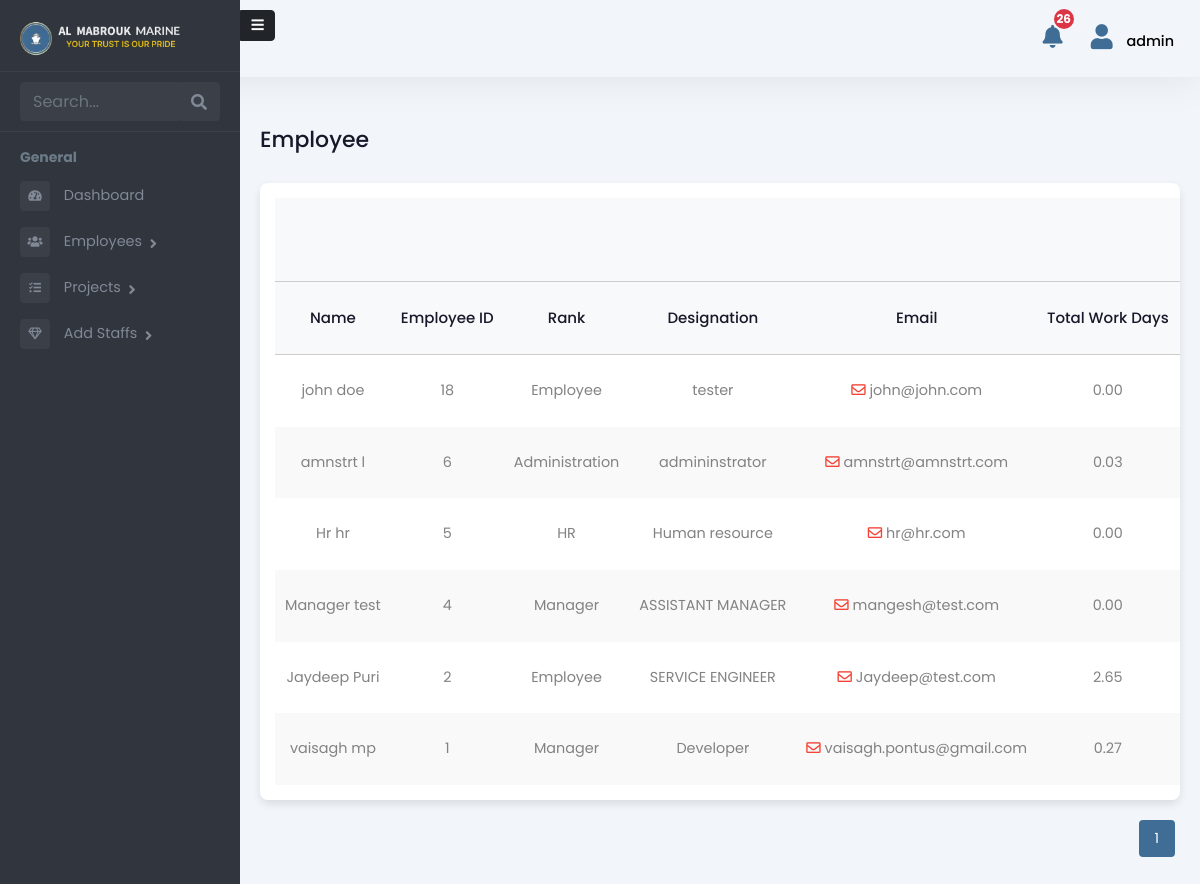
The app's page /admin-panel/employees/ (signed in) with its own data.
### Admin/models.py (models this page shows, shortened)
class Employee(models.Model):
    user = models.OneToOneField(User, on_delete=models.CASCADE, related_name='employee_profile')
    is_employee = models.BooleanField(default=False)
    is_manager = models.BooleanField(default=False)
    is_administration = models.BooleanField(default=False)
    is_hr = models.BooleanField(default=False)
    rank = models.CharField(max_length=255, blank=True, null=True)
    salary = models.DecimalField(max_digits=10, decimal_places=2, blank=True, null=True)
    work_days = models.DecimalField(max_digits=10, decimal_places=2, default=0, blank=True)
    holidays = models.IntegerField(null=True, blank=True)
    overseas_days = models.IntegerField(default=0)
    date_of_birth = models.DateField(null=True, blank=True)
    phone_number = models.CharField(max_length=15, blank=True, null=True)
    date_of_join = models.DateField(null=True, blank=True)
    address = models.TextField(blank=True, null=True)
    profile_picture = models.ImageField(upload_to="profile_pictures/", null=True, blank=True)
    def get_role(self):
        if self.is_manager:
            return "Manager"
        if self.is_employee:
            return "Employee"
        if self.is_administration:
            return "Administration"
        if self.is_hr:
            return "HR"
        return "Unknown"

### Admin/views.py (the view)
# urls.py: path('employees/', employee_list, name='employee_list'),
@login_required
def employee_list(request):
    if not request.user.is_staff:
        return redirect('custom-login')
    ongoing_project_assignments = TeamMemberStatus.objects.filter(
        status='ONGOING'
    ).select_related('team__project')
    employees = Employee.objects.select_related('user').prefetch_related(
        Prefetch(
            'project_statuses',  # This matches the `related_name` in TeamMemberStatus
            queryset=ongoing_project_assignments,
            to_attr='assigned_projects'  # Prefetch results stored as 'assigned_projects'
        )
    ).order_by('-user__date_joined')
    paginator = Paginator(employees, 10)
    page_number = request.GET.get('page')
    page_obj = paginator.get_page(page_number)
    return render(request, 'Admin/employee_list.html', {'page_obj': page_obj})

### templates/Admin/employee_list.html (shortened to what this page needs)
{% extends 'Admin/adminbase.html' %}
{% load static %}
{% block content %}
<div class="emply-list-wraper">
    <div class="pg-title">
        <h1>Employee</h1>
    </div>
    <div class="widget-box table-wdgt">
        {% if page_obj %}
        <table id="employeeTable">
            <thead>
                <tr style="border-bottom: 1px solid #ccc">
                    <th></th>
                    <th></th>
                    <th></th>
                    <th></th>
                    <th></th>
                    <th></th>
                </tr>
            </thead>
            <thead>
                <tr style="border-bottom: 1px solid #ccc">
                    <th>Name</th>
                    <th>Employee ID</th>
                    <th>Rank</th>
                    <th>Designation</th>
                    <th>Email</th>
                    <th>Total Work Days</th>
                </tr>
            </thead>
            <tbody>
                {% for employee in page_obj %}
                <tr>
                    <td>
                        <a href="{% url 'employee_profile' employee.id %}">
                            {{ employee.user.get_full_name|default:employee.user.username }}
                        </a>
                    </td>
                    <td>{{ employee.pk }}</td>
                    <td>{{ employee.get_role }}</td>
                    <td>{{ employee.rank }}</td>
                    <td>
                        <a href="mailto:{{ employee.user.email }}">
                            <i class="far fa-envelope"></i> {{ employee.user.email }}
                        </a>
                    </td>
                    <td>{{ employee.work_days }}</td>
                </tr>
                {% empty %}
                <tr>
                    <td colspan="7">No employees found.</td>
                </tr>
                {% endfor %}
            </tbody>
        </table>
        {% else %}
        <p class="text-center">NO EMPLOYEES</p>
        {% endif %}
    </div>
     <div class="pagination" id="pagination">
        {% for num in page_obj.paginator.page_range %}
            <a href="?page={{ num }}">
                <button class="{% if num == page_obj.number %}active{% endif %}">{{ num }}</button>
            </a>
        {% endfor %}
    </div>
</div>
{% endblock %}

### templates/Admin/adminbase.html (shortened to what this page needs)
{% load static %}
<!DOCTYPE html>
<html lang="en">
<head>
    <link rel="stylesheet" href="{% static 'assets/vendor/bootstrap/css/bootstrap.min.css' %}" />
    <link href="https://use.fontawesome.com/releases/v5.0.6/css/all.css" rel="stylesheet" />
    <link rel="stylesheet" href="{% static 'assets/css/style.css' %}" />
</head>
<body>
    <header>
      <div class="hdr-notification">
        <a href="{% url 'admin-notifications' %}">
            <button type="button" class="btn btn-primary position-relative">
                <i class="fas fa-bell"></i>
                <span id="admin-notification-count" class="position-absolute top-0 start-100 translate-middle badge rounded-pill bg-danger">
                </span>
            </button>
        </a>
    </div>
        <div class="hdr-user">
          <div class="dropdown">
            <button class="btndropdown-toggle" type="button" id="dropdownMenuButton1"
                  data-bs-toggle="dropdown" aria-expanded="false">
                  {% if request.user.employee_profile.profile_picture %}
                      <img src="{{ request.user.employee_profile.profile_picture.url }}"
                           alt="Profile Picture"
                           class="rounded-circle"
                           style="width: 30px; height: 30px; object-fit: cover;">
                  {% else %}
                      <i class="fas fa-user"></i>
                  {% endif %}
                  <span>{{ request.user.username }}</span>
              </button>
          </div>
        </div>
    </header>
    <div class="page-wrapper chiller-theme toggled"  id="content">
        <nav id="sidebar"  class="sidebar-wrapper sidebar">
            <a id="show-sidebar"   onclick="toggleSidebar()" class="btn btn-sm btn-dark" href="#">
              <i class="fas fa-bars"></i>
            </a>
            <div class="sidebar-content">
              <div class="sidebar-brand">
                <a href="{% url 'admin-dashboard' %}"><img src="{% static 'assets/images/almabrouk-logo.webp' %}"
                    alt="Almabrouk Marine Logo" /></a>
              </div>
              <div class="sidebar-search">
                <div>
                  <div class="input-group">
                    <input
                      type="text"
                      class="form-control search-menu"
                      placeholder="Search..."
                    />
                    <div class="input-group-append">
                      <span class="input-group-text">
                        <i class="fa fa-search" aria-hidden="true"></i>
                      </span>
                    </div>
                  </div>
                </div>
              </div>
              <div class="sidebar-menu">
                <ul>
                  <li class="header-menu">
                    <span>General</span>
                  </li>
                  <li>
                    <a href="{% url 'admin-dashboard' %}">
                      <i class="fa fa-tachometer-alt"></i>
                      <span>Dashboard</span>
                    </a>
                  </li>
                  <li class="sidebar-dropdown">
                    <a href="#">
                      <i class="fas fa-users"></i>
                      <span>Employees</span>
                    </a>
                  </li>
                  <li class="sidebar-dropdown">
                    <a href="#">
                      <i class="fas fa-tasks"></i>
                      <span>Projects</span>
                    </a>
                  </li>
                  <li class="sidebar-dropdown">
                    <a href="#">
                      <i class="far fa-gem"></i>
                      <span>Add Staffs</span>
                    </a>
                  </li>
                </ul>
              </div>
            </div>
          </nav>
        {% block content %}
        {% endblock %}
    </div>
</body>
</html>

### records on screen
Employee: user.get_full_name "john doe", pk "18", get_role "Employee", rank "tester", user.email "john@john.com", work_days "0.00"
Employee: user.get_full_name "amnstrt l", pk "6", get_role "Administration", rank "admininstrator", user.email "amnstrt@amnstrt.com", work_days "0.03"
Employee: user.get_full_name "Hr hr", pk "5", get_role "HR", rank "Human resource", user.email "hr@hr.com", work_days "0.00"
Employee: user.get_full_name "Manager test", pk "4", get_role "Manager", rank "ASSISTANT MANAGER", user.email "mangesh@test.com", work_days "0.00"
Employee: user.get_full_name "Jaydeep Puri", pk "2", get_role "Employee", rank "SERVICE ENGINEER", user.email "Jaydeep@test.com", work_days "2.65"
Employee: user.get_full_name "vaisagh mp", pk "1", get_role "Manager", rank "Developer", user.email "vaisagh.pontus@gmail.com", work_days "0.27"

### other values on screen
{{ request.user.username }} "admin"
{{ num }} "1"
